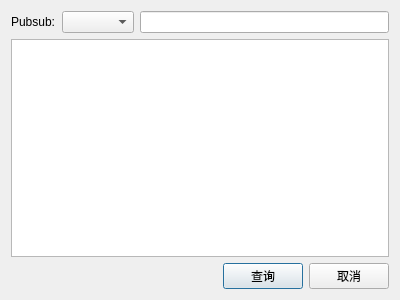
<?xml version="1.0" encoding="UTF-8"?>
<ui version="4.0">
 <class>PubsubDialog</class>
 <widget class="QDialog" name="PubsubDialog">
  <property name="geometry">
   <rect>
    <x>0</x>
    <y>0</y>
    <width>400</width>
    <height>300</height>
   </rect>
  </property>
  <property name="windowTitle">
   <string>Dialog</string>
  </property>
  <layout class="QGridLayout" name="gridLayout_2">
   <item row="0" column="0">
    <layout class="QGridLayout" name="gridLayout">
     <item row="0" column="0">
      <layout class="QHBoxLayout" name="horizontalLayout">
       <item>
        <widget class="QLabel" name="label">
         <property name="text">
          <string>Pubsub:</string>
         </property>
        </widget>
       </item>
       <item>
        <widget class="QComboBox" name="_comboBox"/>
       </item>
       <item>
        <widget class="QLineEdit" name="_lineEdit"/>
       </item>
      </layout>
     </item>
     <item row="1" column="0">
      <widget class="QTextBrowser" name="_textBrowser"/>
     </item>
     <item row="2" column="0">
      <layout class="QHBoxLayout" name="horizontalLayout_2">
       <item>
        <spacer name="horizontalSpacer">
         <property name="orientation">
          <enum>Qt::Horizontal</enum>
         </property>
         <property name="sizeHint" stdset="0">
          <size>
           <width>188</width>
           <height>20</height>
          </size>
         </property>
        </spacer>
       </item>
       <item>
        <widget class="QPushButton" name="_queryButton">
         <property name="text">
          <string>查询</string>
         </property>
        </widget>
       </item>
       <item>
        <widget class="QPushButton" name="_cancelButton">
         <property name="text">
          <string>取消</string>
         </property>
        </widget>
       </item>
      </layout>
     </item>
    </layout>
   </item>
  </layout>
 </widget>
 <resources/>
 <connections/>
</ui>
